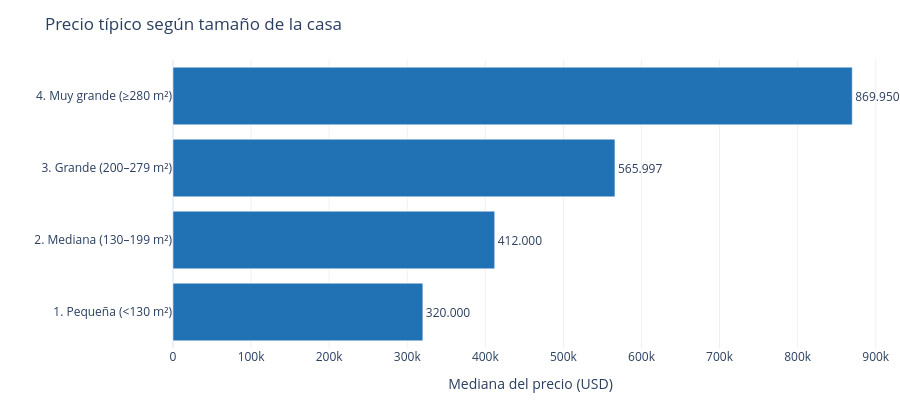
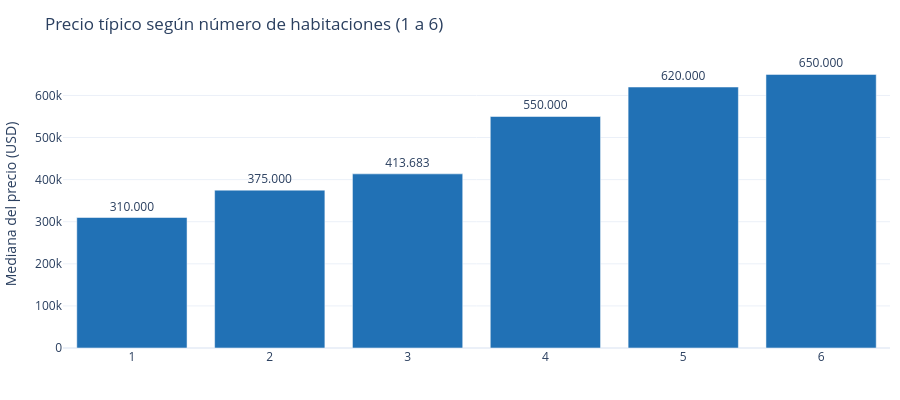
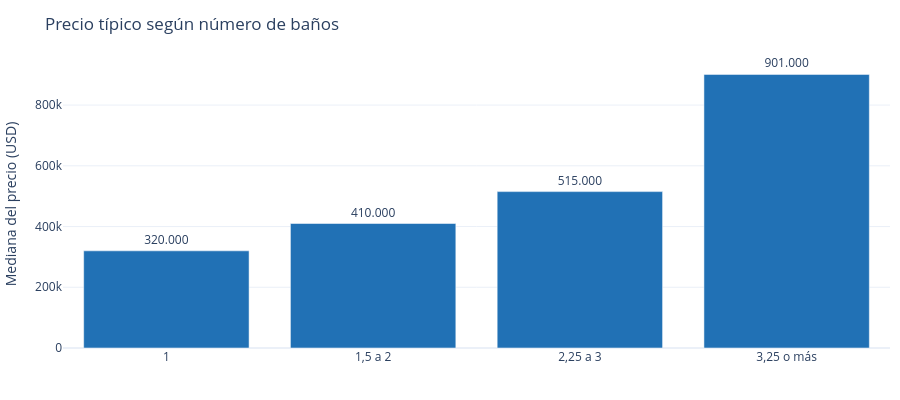
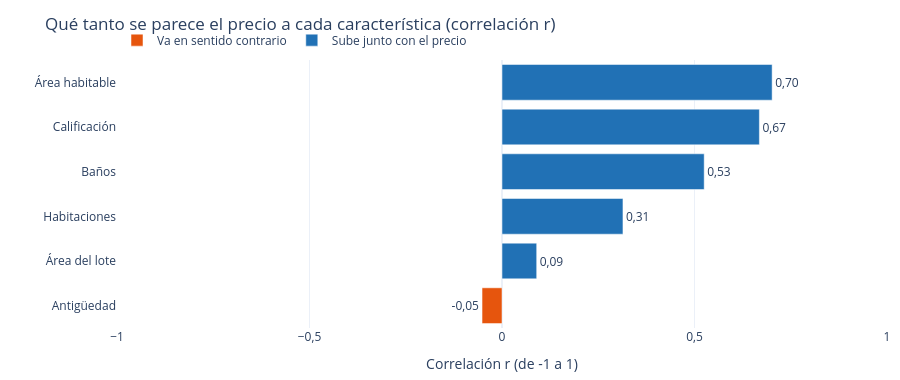

The notebook cell saved with these charts, in order:
### Code cell
dash.figura_p1_tamano(d).show()
dash.figura_p1_habitaciones(d).show()
dash.figura_p1_banos(d).show()
dash.figura_p1_correlacion(d).show()

### Figure 1 — Plotly figure (JSON) as saved in the notebook; plotly's stock layout.template omitted (floating-point values rounded to 4 significant figures)
{"data": [{"cliponaxis": false, "hovertemplate": "mediana=%{text}<br>Categoría de tamaño=%{y}<extra></extra>", "legendgroup": "", "marker": {"color": "#2171b5", "pattern": {"shape": ""}}, "name": "", "orientation": "h", "showlegend": false, "text": [320000.0, 412000.0, 566000.0, 870000.0], "textposition": "outside", "texttemplate": "%{text:,.0f}", "type": "bar", "x": [320000.0, 412000.0, 566000.0, 870000.0], "xaxis": "x", "y": ["1. Pequeña (<130 m²)", "2. Mediana (130–199 m²)", "3. Grande (200–279 m²)", "4. Muy grande (≥280 m²)"], "yaxis": "y"}], "layout": {"barmode": "relative", "height": 400, "legend": {"orientation": "h", "title": {"text": ""}, "tracegroupgap": 0, "x": 0, "y": 1.02, "yanchor": "bottom"}, "margin": {"b": 10, "l": 10, "r": 10, "t": 60}, "separators": ",.", "showlegend": false, "title": {"text": "Precio típico según tamaño de la casa"}, "xaxis": {"anchor": "y", "domain": [0, 1], "title": {"text": "Mediana del precio (USD)"}}, "yaxis": {"anchor": "x", "categoryorder": "trace", "domain": [0, 1], "title": {"text": ""}}}}

### Figure 2 — Plotly figure (JSON) as saved in the notebook; plotly's stock layout.template omitted (floating-point values rounded to 4 significant figures)
{"data": [{"cliponaxis": false, "hovertemplate": "Habitaciones=%{x}<br>mediana=%{text}<extra></extra>", "legendgroup": "", "marker": {"color": "#2171b5", "pattern": {"shape": ""}}, "name": "", "orientation": "v", "showlegend": false, "text": [310000.0, 375000.0, 413700.0, 550000.0, 620000.0, 650000.0], "textposition": "outside", "texttemplate": "%{text:,.0f}", "type": "bar", "x": [1, 2, 3, 4, 5, 6], "xaxis": "x", "y": [310000.0, 375000.0, 413700.0, 550000.0, 620000.0, 650000.0], "yaxis": "y"}], "layout": {"barmode": "relative", "height": 400, "legend": {"orientation": "h", "title": {"text": ""}, "tracegroupgap": 0, "x": 0, "y": 1.02, "yanchor": "bottom"}, "margin": {"b": 10, "l": 10, "r": 10, "t": 60}, "separators": ",.", "showlegend": false, "title": {"text": "Precio típico según número de habitaciones (1 a 6)"}, "xaxis": {"anchor": "y", "domain": [0, 1], "title": {"text": ""}}, "yaxis": {"anchor": "x", "domain": [0, 1], "title": {"text": "Mediana del precio (USD)"}}}}

### Figure 3 — Plotly figure (JSON) as saved in the notebook; plotly's stock layout.template omitted (floating-point values rounded to 4 significant figures)
{"data": [{"cliponaxis": false, "hovertemplate": "Grupo de baños=%{x}<br>mediana=%{text}<extra></extra>", "legendgroup": "", "marker": {"color": "#2171b5", "pattern": {"shape": ""}}, "name": "", "orientation": "v", "showlegend": false, "text": [320000.0, 410000.0, 515000.0, 901000.0], "textposition": "outside", "texttemplate": "%{text:,.0f}", "type": "bar", "x": ["1", "1,5 a 2", "2,25 a 3", "3,25 o más"], "xaxis": "x", "y": [320000.0, 410000.0, 515000.0, 901000.0], "yaxis": "y"}], "layout": {"barmode": "relative", "height": 400, "legend": {"orientation": "h", "title": {"text": ""}, "tracegroupgap": 0, "x": 0, "y": 1.02, "yanchor": "bottom"}, "margin": {"b": 10, "l": 10, "r": 10, "t": 60}, "separators": ",.", "showlegend": false, "title": {"text": "Precio típico según número de baños"}, "xaxis": {"anchor": "y", "domain": [0, 1], "title": {"text": ""}}, "yaxis": {"anchor": "x", "domain": [0, 1], "title": {"text": "Mediana del precio (USD)"}}}}

### Figure 4 — Plotly figure (JSON) as saved in the notebook; plotly's stock layout.template omitted (floating-point values rounded to 4 significant figures)
{"data": [{"cliponaxis": false, "hovertemplate": "Relación=Va en sentido contrario<br>Correlación r (de -1 a 1)=%{text}<br>=%{y}<extra></extra>", "legendgroup": "Va en sentido contrario", "marker": {"color": "#e6550d", "pattern": {"shape": ""}}, "name": "Va en sentido contrario", "orientation": "h", "showlegend": true, "text": [-0.05185], "textposition": "outside", "texttemplate": "%{text:.2f}", "type": "bar", "x": [-0.05185], "xaxis": "x", "y": ["Antigüedad"], "yaxis": "y"}, {"cliponaxis": false, "hovertemplate": "Relación=Sube junto con el precio<br>Correlación r (de -1 a 1)=%{text}<br>=%{y}<extra></extra>", "legendgroup": "Sube junto con el precio", "marker": {"color": "#2171b5", "pattern": {"shape": ""}}, "name": "Sube junto con el precio", "orientation": "h", "showlegend": true, "text": [0.09009, 0.3142, 0.5252, 0.6685, 0.7016], "textposition": "outside", "texttemplate": "%{text:.2f}", "type": "bar", "x": [0.09009, 0.3142, 0.5252, 0.6685, 0.7016], "xaxis": "x", "y": ["Área del lote", "Habitaciones", "Baños", "Calificación", "Área habitable"], "yaxis": "y"}], "layout": {"barmode": "relative", "height": 380, "legend": {"orientation": "h", "title": {"text": ""}, "tracegroupgap": 0, "x": 0, "y": 1.02, "yanchor": "bottom"}, "margin": {"b": 10, "l": 10, "r": 10, "t": 60}, "separators": ",.", "title": {"text": "Qué tanto se parece el precio a cada característica (correlación r)"}, "xaxis": {"anchor": "y", "domain": [0, 1], "range": [-1, 1], "title": {"text": "Correlación r (de -1 a 1)"}}, "yaxis": {"anchor": "x", "domain": [0, 1], "title": {"text": ""}}}}
